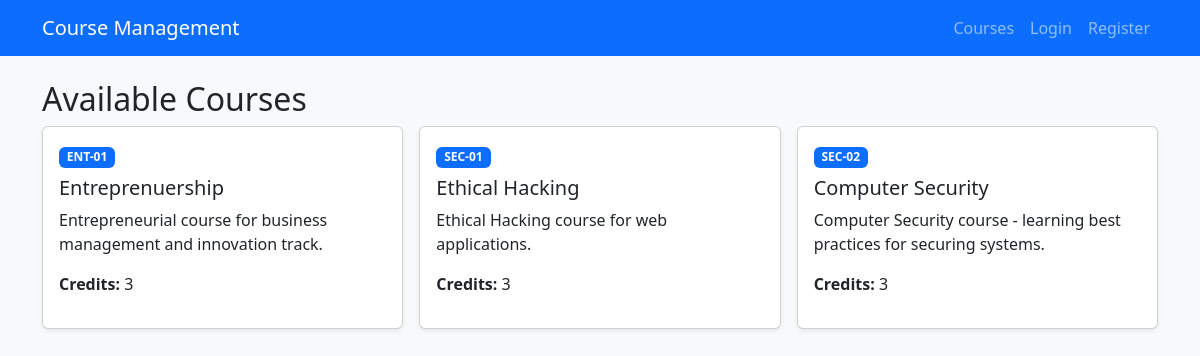
Page /courses/ on the committed database.
### records/models.py (models this page shows, shortened)
class Course(models.Model):
    code = models.CharField(max_length=20, unique=True)
    title = models.CharField(max_length=200)
    description = models.TextField(blank=True)
    credits = models.PositiveSmallIntegerField(default=3)
    is_active = models.BooleanField(default=True)

### records/views.py (the view)
# urls.py: path("courses/", views.course_list, name="courses"),
def course_list(request):
    courses = Course.objects.filter(is_active=True).order_by("code")
    return render(
        request, "records/courses.html", {"courses": courses}
    )

### records/templates/records/courses.html (shortened to what this page needs)
{% extends "records/base.html" %}
{% block content %}
<h2>Available Courses</h2>
<div class="row g-3">
    {% for course in courses %}
    <div class="col-md-6 col-lg-4">
        <div class="card h-100 shadow-sm">
            <div class="card-body">
                <span class="badge bg-primary">{{ course.code }}</span>
                <h5 class="mt-2">{{ course.title }}</h5>
                <p>{{ course.description|default:"No description available." }}</p>
                <p><strong>Credits:</strong> {{ course.credits }}</p>
            </div>
        </div>
    </div>
    {% empty %}
    <p>No courses are currently available.</p>
    {% endfor %}
</div>
{% endblock %}

### records/templates/records/base.html (shortened to what this page needs)
<!DOCTYPE html>
<html lang="en">
<head>
    <link href="https://cdn.jsdelivr.net/npm/bootstrap@5.3.3/dist/css/bootstrap.min.css"
          rel="stylesheet">
</head>
<body class="bg-light">
<nav class="navbar navbar-expand-lg navbar-dark bg-primary">
    <div class="container">
        <a class="navbar-brand" href="{% url 'courses' %}">
            Course Management
        </a>
        <div class="navbar-nav ms-auto">
            <a class="nav-link" href="{% url 'courses' %}">Courses</a>
            {% if user.is_authenticated %}
                {% if user.is_staff %}
                    <a class="nav-link" href="{% url 'students' %}">Students</a>
                    <a class="nav-link" href="{% url 'results' %}">Results</a>
                {% else %}
                    <a class="nav-link" href="{% url 'dashboard' %}">Dashboard</a>
                {% endif %}
                <form method="post" action="{% url 'logout' %}" class="d-inline">
                    {% csrf_token %}
                    <button class="btn btn-sm btn-outline-light mt-1">
                        Logout
                    </button>
                </form>
            {% else %}
                <a class="nav-link" href="{% url 'login' %}">Login</a>
                <a class="nav-link" href="{% url 'register' %}">Register</a>
            {% endif %}
        </div>
    </div>
</nav>
<main class="container py-4">
    {% block content %}{% endblock %}
</main>
</body>
</html>

### rows in the picture
Course: code "ENT-01", title "Entreprenuership", description "Entrepreneurial course for business management and innovation track.", credits "3"
Course: code "SEC-01", title "Ethical Hacking", description "Ethical Hacking course for web applications.", credits "3"
Course: code "SEC-02", title "Computer Security", description "Computer Security course - learning best practices for securing systems.", credits "3"
